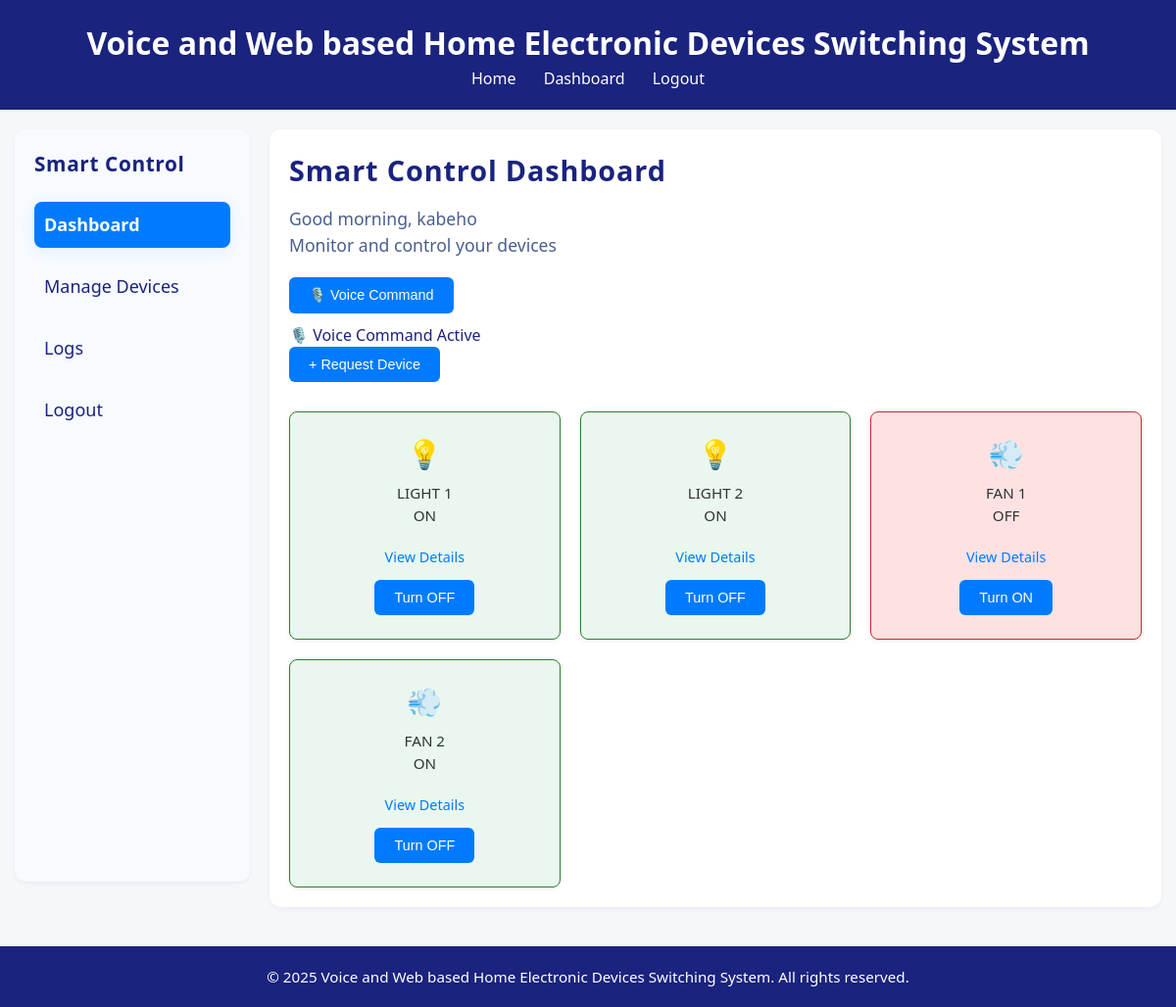
The app's page /dashboard/ (signed in) with its own data.
### main/models.py (models this page shows, shortened)
class Device(models.Model):
    owner = models.ForeignKey(User, on_delete=models.CASCADE)
    name = models.CharField(max_length=100)
    device_type = models.ForeignKey(DeviceType, on_delete=models.SET_NULL, null=True)
    request = models.ForeignKey('DeviceRequest', on_delete=models.SET_NULL, null=True, blank=True)
    is_on = models.BooleanField(default=False)
    pin_number = models.IntegerField(default=0)  # or whatever default makes sense
    esp_ip = models.GenericIPAddressField(blank=True, null=True, help_text="IP address of the ESP32 this device is connected to")
    location = models.CharField(max_length=100)
    created_at = models.DateTimeField(auto_now_add=True)  # final correct version
    is_approved = models.BooleanField(default=False)
    class Meta:
        unique_together = ('esp_ip', 'pin_number')  # Prevent same pin on same ESP

class DeviceType(models.Model):
    ICON_CHOICES = [
        ('💡', 'Light'),
        ('💨', 'Fan'),
        ('🔌', 'Smart Plug'),
        ('🌡️', 'Thermostat'),
    ]
    name = models.CharField(max_length=100, unique=True)
    icon = models.CharField(max_length=5, choices=ICON_CHOICES)
    description = models.TextField(blank=True)
    is_approved = models.BooleanField(default=False)
    pin_range_start = models.PositiveIntegerField(default=0)
    pin_range_end = models.PositiveIntegerField(default=0)

### main/views.py (the view, shortened to what this page needs)
# urls.py: path('dashboard/', views.user_dashboard, name='user_dashboard'),
def user_dashboard(request):
    from collections import Counter
    devices = Device.objects.filter(owner=request.user, is_approved=True)
    device_types = DeviceType.objects.all()
    device_requests = DeviceRequest.objects.filter(user=request.user, status='Pending')  #  only pending
    greeting_time = get_greeting_time()
    approved_device_count = Counter()
    for device in devices:
        approved_device_count[device.device_type.id] += 1
    pending_devices_expanded = []
    return render(request, 'user_dashboard.html', {
        'devices': devices,
        'device_types': device_types,
        'pending_devices': pending_devices_expanded,
        'greeting_time': greeting_time,
    })

### main/views.py (called while the page is built)
def get_greeting_time():
    current_hour = now().hour
    if current_hour < 12:
        return "morning"
    elif current_hour < 18:
        return "afternoon"
    else:
        return "evening"

### templates/user_dashboard.html (shortened to what this page needs)
{% load static %}
<!DOCTYPE html>
<html lang="en">
<head>
  <link rel="stylesheet" href="{% static 'css/user_dashboard.css' %}">
</head>
<body>
 <header class="custom-header">
  <h1>Voice and Web based Home Electronic Devices Switching System</h1>
  <nav>
    <a href="{% url 'home' %}">Home</a>
    {% if user.is_authenticated %}
      <a href="{% url 'user_dashboard' %}">Dashboard</a>
      <a href="{% url 'logout' %}">Logout</a>
    {% else %}
      <a href="{% url 'login' %}">Login</a>
      <a href="{% url 'register' %}">Register</a>
    {% endif %}
  </nav>
</header>
  <div class="container">
    <div class="sidebar">
      <h2>Smart Control</h2>
     <a href="{% url 'user_dashboard' %}" class="{% if request.resolver_match.url_name == 'user_dashboard' %}active{% endif %}">Dashboard</a>
      <a href="{% url 'manage_devices' %}" class="{% if request.resolver_match.url_name == 'manage_devices' %}active{% endif %}">Manage Devices</a>
      <a href="{% url 'device_logs' %}" class="{% if request.resolver_match.url_name == 'device_logs' %}active{% endif %}">Logs</a>
      <a href="{% url 'logout' %}" class="{% if request.resolver_match.url_name == 'logout' %}active{% endif %}">Logout</a>
    </div>
    <div class="main-content">
      <h1>Smart Control Dashboard</h1>
      <div class="greeting">Good {{ greeting_time }}, {{ request.user.username }}<br>Monitor and control your devices</div>
      <button class="voice-command-btn" onclick="speakCommand()">🎙️ Voice Command</button>
      <p>🎙️ Voice Command Active</p>
      <button onclick="window.location.href='{% url 'manage_devices' %}'" class="add-device-btn">+ Request Device</button>
<div class="device-grid">
  {% if devices or pending_devices %}
  {% for device in devices %}
    <div class="device-card {% if device.is_on %}on{% else %}off{% endif %}"
         data-device-name="{{ device.name|lower }}"
         data-device-id="{{ device.id }}"
         data-device-state="{{ device.is_on|yesno:"on,off" }}">
      <span>{{ device.device_type.icon }}</span>
      <p>{{ device.name }}<br>{{ device.is_on|yesno:"ON,OFF" }}</p>
      <a href="{% url 'device_detail' device.id %}" class="btn">View Details</a>
      <form method="POST" action="{% url 'toggle_device' device.id %}" id="device-form-{{ device.id }}" >
  <button class="{% if device.is_on %}btn-off{% else %}btn-on{% endif %}">
    {% if device.is_on %}Turn OFF{% else %}Turn ON{% endif %}
  </button>
</form>
    </div>
  {% endfor %}
{% else %}
  <p>No devices found. Add one!</p>
{% endif %}
</div>
</div>
      </div>
      <div class="footer">
    <p>© 2025 Voice and Web based Home Electronic Devices Switching System. All rights reserved.</p>
  </div>
</body>
</html>

### static/css/user_dashboard.css (style rules this page uses)
:root { --primary-color: #007bff; --primary-hover: #0056b3; --accent-blue: #1976d2; --dark-text: #29426d; --light-text: #46536a; --success-green: #28a745; --success-hover: #218838; --danger-red: #dc3545; --danger-hover: #c82333; --background-gradient-start: #eaf2fb; --background-gradient-end: #f4f6fa; --sidebar-gradient-start: #f7faff; --sidebar-gradient-end: #e2e6f1; --card-background: #fff; --input-background: #f7fafd; --hover-background: #e8f1fd; --border-light: #e3e9f7; --border-input: #b7c7e2; --shadow-sm: 0 2px 5px rgba(0, 0, 0, 0.05); --shadow-md: 0 6px 12px rgba(0, 0, 0, 0.1); --shadow-lg: 0 6px 24px rgba(0, 63, 255, 0.07); --border-radius-sm: 4px; --border-radius: 8px; --border-radius-lg: 18px; --transition-fast: 0.15s; --transition-smooth: 0.18s; --font-primary: 'Segoe UI', Arial, sans-serif; }
* { box-sizing: border-box; margin: 0; padding: 0; }
body { font-family: var(--font-primary); background: linear-gradient(120deg, var(--background-gradient-start) 0%, var(--background-gradient-end) 100%); color: var(--light-text); line-height: 1.6; }
.container { display: flex; max-width: 1200px; margin: 20px auto; padding: 0 10px; gap: 20px; }
.sidebar { position: sticky; top: 32px; width: 240px; min-width: 190px; max-height: calc(100vh - 32px); background: linear-gradient(135deg, var(--sidebar-gradient-start) 80%, var(--sidebar-gradient-end) 100%); padding: 32px 20px; border-radius: 0 var(--border-radius-lg) var(--border-radius-lg) 0; box-shadow: var(--shadow-lg); display: flex; flex-direction: column; z-index: 100; transition: box-shadow var(--transition-smooth); }
.sidebar h2 { color: #1a237e; font-size: 1.3rem; margin-bottom: 18px; letter-spacing: 0.03em; font-weight: 600; }
.sidebar a { display: flex; align-items: center; gap: 8px; color: #1a237e; text-decoration: none; margin: 8px 0; font-size: 1.125rem; font-weight: 500; padding: 10px 16px; border-radius: var(--border-radius); transition: background var(--transition-smooth), color var(--transition-fast), transform var(--transition-fast), box-shadow var(--transition-smooth); }
.sidebar a::before { content: ''; width: 6px; height: 6px; border-radius: 50%; background: var(--primary-color); opacity: 0; transition: opacity var(--transition-smooth); }
.sidebar a.active, .sidebar a[aria-current="page"] { background: var(--primary-color); color: #fff; font-weight: 600; pointer-events: none; box-shadow: 0 2px 16px rgba(0, 123, 255, 0.09); }
.sidebar a.active::before, .sidebar a[aria-current="page"]::before { opacity: 1; background: #fff; }
.main-content { flex-grow: 1; background: var(--card-background); padding: 24px; border-radius: var(--border-radius); box-shadow: var(--shadow-sm); transition: box-shadow var(--transition-smooth), transform var(--transition-fast); }
.main-content h1 { font-size: 1.5rem; color: #1a237e; margin-bottom: 16px; letter-spacing: 0.03em; font-weight: 700; }
.greeting { margin-bottom: 16px; font-size: 1.05rem; color: var(--light-text); }
.voice-command-btn, .add-device-btn, .device-card button { background-color: var(--primary-color); color: #fff; padding: 8px 16px; border: none; border-radius: var(--border-radius-sm); cursor: pointer; font-size: 0.95rem; font-weight: 500; margin: 4px 8px; transition: background-color var(--transition-fast), transform var(--transition-fast), box-shadow var(--transition-fast); }
.btn-on { background-color: var(--success-green); }
.btn-off { background-color: var(--danger-red); }
.device-grid { display: grid; grid-template-columns: repeat(auto-fit, minmax(200px, 1fr)); gap: 16px; margin-top: 16px; }
.device-card { background: var(--input-background); padding: 16px; text-align: center; border: 1.5px solid var(--border-light); border-radius: var(--border-radius); box-shadow: var(--shadow-sm); transition: transform var(--transition-fast), box-shadow var(--transition-fast); }
.device-card.on { background: #e9f7ef; border-color: var(--success-green); }
.device-card.off { background: #fff5f5; border-color: var(--danger-red); }
.device-card span { font-size: 1.5rem; display: block; margin-bottom: 6px; color: var(--dark-text); }
.device-card p { margin: 4px 0; font-size: 0.95rem; color: var(--light-text); }
.device-card a { color: var(--primary-color); text-decoration: none; font-weight: 500; margin-top: 8px; display: inline-block; transition: color var(--transition-fast); }

### records on screen
Device: device_type.icon "💡", name "LIGHT 1", is_on "ON", shows "Turn OFF"
Device: device_type.icon "💡", name "LIGHT 2", is_on "ON", shows "Turn OFF"
Device: device_type.icon "💨", name "FAN 1", is_on "OFF", shows "Turn ON"
Device: device_type.icon "💨", name "FAN 2", is_on "ON", shows "Turn OFF"

### other values on screen
{{ greeting_time }} "morning"
{{ request.user.username }} "kabeho"
